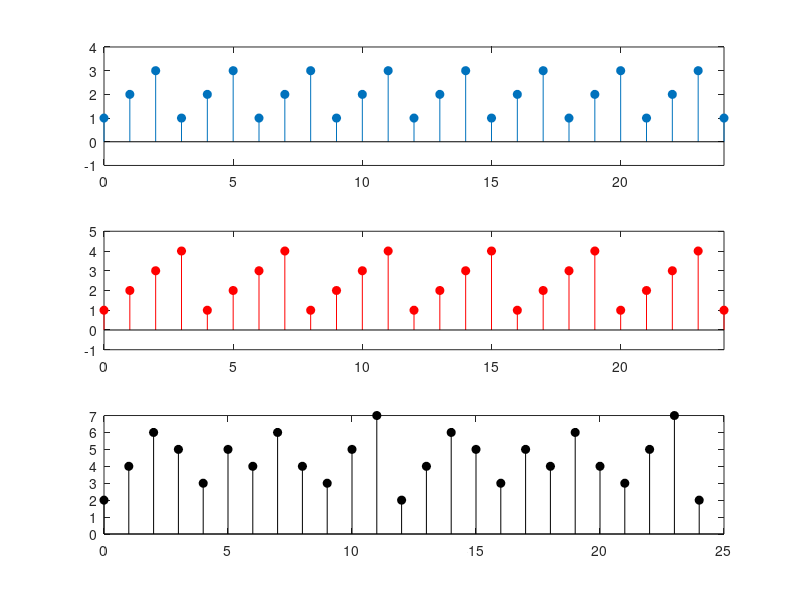

This chart was generated by the following MATLAB code:
n=0:24
subplot(3,1,1)
x1=[1 2 3]
x1=x1'*ones(1,10)
x1=(x1(:))'
xn1=x1(1:25)
stem(n,xn1,"filled")
xlim([0 24])
ylim([-1 4])
subplot(3,1,2)
x2=[1 2 3 4]
x2=x2'*ones(1,10)
x2=(x2(:))'
xn2=x2(1:25)
stem(n,xn2,"filled",'r')
xlim([0 24])
ylim([-1 5])
xn3=xn1+xn2
subplot(3,1,3)
stem(n,xn3,'filled','k')

